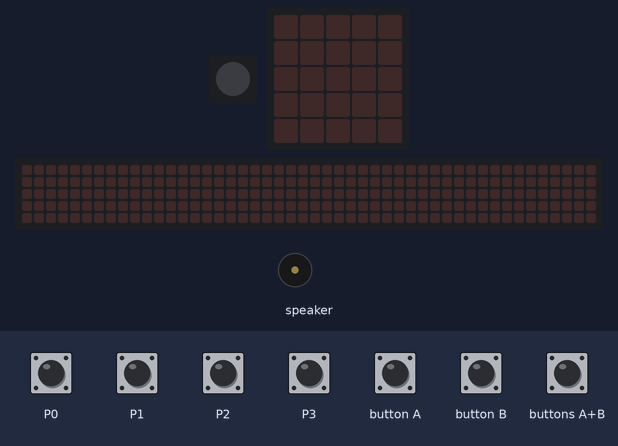
Simulated run of this program. Board: Calliope mini (MakeCode). Shown: 1 RGB LEDs in strip order, left to right, the board's 5×5 LED display, a strip that is not on the board, showing the scrolling text unrolled, buzzer (waves = sounding). The test bench sets the inputs (shaded band). Dim RGB values are drawn brighter than linear; the 48×5 strip is a reading aid, not a part: it shows the text the display is scrolling, unrolled, one strip-width of it at a time.

Above: at 1.2 s.
1.3 s: button A pressed for 0.15 s
4.3 s: buttons A+B pressed for 0.15 s
At 5.34 s:
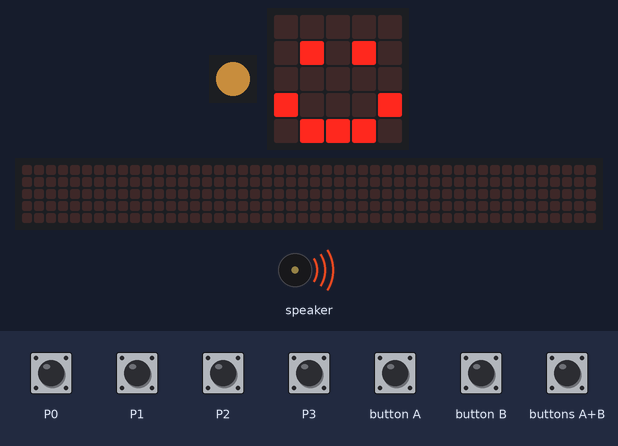
7.3 s: touch pin P0 pressed for 0.15 s
At 7.63 s:
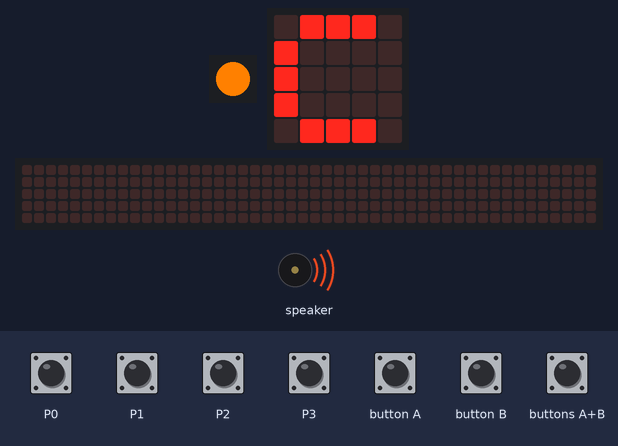
10.3 s: button B pressed for 0.15 s
At 10.92 s:
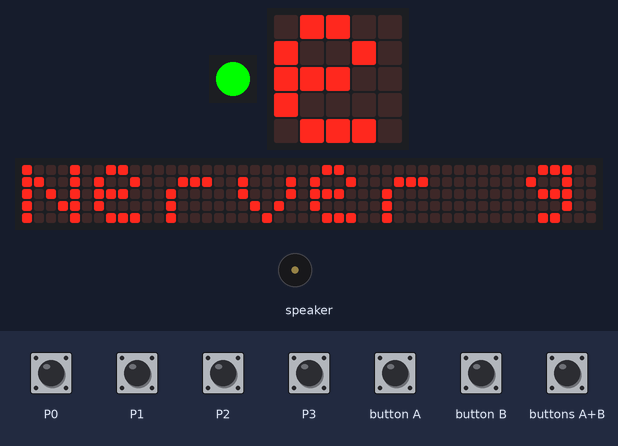
13.3 s: button A pressed for 0.15 s
At 13.51 s:
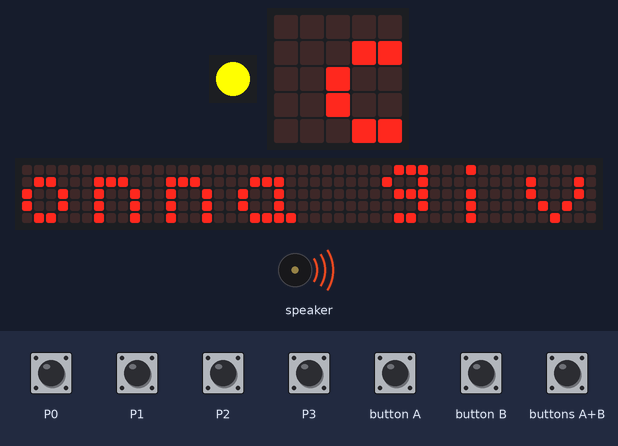
16.3 s: touch pin P1 pressed for 0.15 s
At 19.39 s:
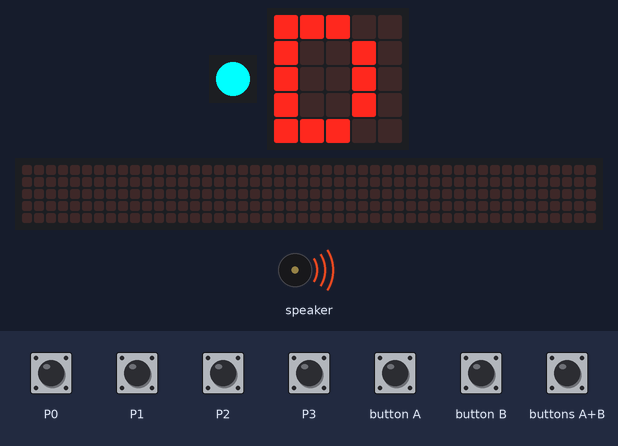
Timing chart, 0 to 27.7 s (numbered marks = the images above; inputs shaded):
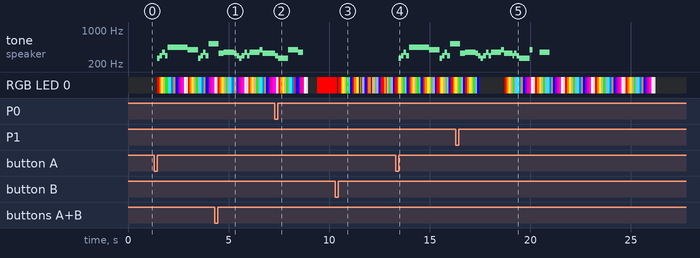

The program:

main.ts
```typescript
let linke_hand = 0
input.onPinTouchEvent(TouchPin.P1, input.buttonEventDown(), function () {
    basic.showLeds(`
        # # # . .
        # . . # .
        # . . # .
        # . . # .
        # # # . .
        `)
    music.playTone(294, music.beat(BeatFraction.Double))
})
input.onButtonEvent(Button.A, input.buttonEventClick(), function () {
    linke_hand = 1
    music.playTone(262, music.beat(BeatFraction.Quarter))
    music.playTone(294, music.beat(BeatFraction.Quarter))
    music.playTone(349, music.beat(BeatFraction.Quarter))
    music.playTone(294, music.beat(BeatFraction.Quarter))
    music.playTone(440, music.beat(BeatFraction.Whole))
    music.playTone(440, music.beat(BeatFraction.Whole))
    music.playTone(392, music.beat(BeatFraction.Whole))
    music.playTone(262, music.beat(BeatFraction.Quarter))
    music.playTone(294, music.beat(BeatFraction.Quarter))
    music.playTone(349, music.beat(BeatFraction.Quarter))
    music.playTone(294, music.beat(BeatFraction.Quarter))
    music.playTone(523, music.beat(BeatFraction.Whole))
    music.playTone(330, music.beat(BeatFraction.Half))
    music.playTone(349, music.beat(BeatFraction.Half))
    music.playTone(349, music.beat(BeatFraction.Half))
    music.playTone(330, music.beat(BeatFraction.Quarter))
    music.playTone(294, music.beat(BeatFraction.Quarter))
    music.playTone(262, music.beat(BeatFraction.Quarter))
    music.playTone(294, music.beat(BeatFraction.Quarter))
    music.playTone(349, music.beat(BeatFraction.Quarter))
    music.playTone(294, music.beat(BeatFraction.Quarter))
    music.playTone(349, music.beat(BeatFraction.Whole))
    music.playTone(392, music.beat(BeatFraction.Quarter))
    music.playTone(330, music.beat(BeatFraction.Whole))
    music.playTone(330, music.beat(BeatFraction.Quarter))
    music.playTone(294, music.beat(BeatFraction.Quarter))
    music.playTone(262, music.beat(BeatFraction.Whole))
    music.playTone(392, music.beat(BeatFraction.Whole))
    music.playTone(349, music.beat(BeatFraction.Whole))
})
input.onButtonEvent(Button.AB, input.buttonEventClick(), function () {
    basic.showIcon(IconNames.Happy)
    basic.pause(1000)
    basic.showIcon(IconNames.Sad)
    basic.pause(1000)
    basic.showLeds(`
        . . # . .
        . . # . .
        . # # # .
        . # # # #
        . # # # #
        `)
    basic.pause(200)
    basic.clearScreen()
    for (let index = 0; index < 3; index++) {
        basic.setLedColor(0xff0000)
        basic.pause(1000)
        basic.turnRgbLedOff()
        basic.pause(100)
    }
    for (let index = 0; index < 3; index++) {
        basic.setLedColor(0xff0000)
        basic.pause(500)
        basic.turnRgbLedOff()
        basic.pause(100)
    }
})
input.onButtonEvent(Button.B, input.buttonEventClick(), function () {
    for (let index = 0; index < 10; index++) {
        basic.setLedColor(0xff0000)
        basic.pause(100)
        basic.setLedColor(0xff8000)
        basic.pause(100)
        basic.setLedColor(0xffff00)
        basic.pause(100)
        basic.setLedColor(0xff9da5)
        basic.pause(100)
        basic.setLedColor(0x00ff00)
        basic.pause(100)
        basic.setLedColor(0xb09eff)
        basic.pause(100)
        basic.setLedColor(0x0000ff)
        basic.pause(100)
        basic.turnRgbLedOff()
    }
})
input.onPinTouchEvent(TouchPin.P0, input.buttonEventDown(), function () {
    basic.showLeds(`
        . # # # .
        # . . . .
        # . . . .
        # . . . .
        . # # # .
        `)
    music.playTone(262, music.beat(BeatFraction.Double))
})
input.onPinTouchEvent(TouchPin.P2, input.buttonEventDown(), function () {
    basic.showLeds(`
        . # # # .
        # . . . .
        # # # . .
        # . . . .
        . # # # .
        `)
    music.playTone(330, music.beat(BeatFraction.Double))
})
input.onPinTouchEvent(TouchPin.P3, input.buttonEventDown(), function () {
    basic.showLeds(`
        . # # # .
        # . . . .
        # # # . .
        # . . . .
        # . . . .
        `)
    music.playTone(349, music.beat(BeatFraction.Double))
})
basic.forever(function () {
    if (linke_hand > 0) {
        for (let index = 0; index < 5; index++) {
            basic.setLedColor(0xff0000)
            basic.pause(100)
            basic.setLedColor(0xff8000)
            basic.pause(100)
            basic.setLedColor(0xffff00)
            basic.pause(100)
            basic.setLedColor(0xff9da5)
            basic.pause(100)
            basic.setLedColor(0x00ff00)
            basic.pause(100)
            basic.setLedColor(0xb09eff)
            basic.pause(100)
            basic.setLedColor(0x00ffff)
            basic.pause(100)
            basic.setLedColor(0x007fff)
            basic.pause(100)
            basic.setLedColor(0x65471f)
            basic.pause(100)
            basic.setLedColor(0x0000ff)
            basic.pause(100)
            basic.setLedColor(0x7f00ff)
            basic.pause(100)
            basic.setLedColor(0xff0080)
            basic.pause(100)
            basic.setLedColor(0xff00ff)
            basic.pause(100)
            basic.setLedColor(0xffffff)
            basic.pause(100)
            basic.setLedColor(0x999999)
            basic.pause(100)
            basic.setLedColor(0x000000)
            basic.turnRgbLedOff()
        }
    }
    if (linke_hand > 0) {
        linke_hand = 0
        basic.showString("Nerver gonna give you up", 65)
    }
})
```

test.ts
```typescript
// Hier kann man Tests durchführen; diese Datei wird nicht kompiliert, wenn dieses Paket als Erweiterung verwendet wird.
```

Measured:
- after the input at 1.3 s, tone on speaker: plays 262 Hz for 0.13 s, 294 Hz for 0.13 s, 349 Hz for 0.13 s, 294 Hz for 0.13 s, 440 Hz for 1.0 s, 392 Hz for 0.51 s … (11 notes in this stretch), starting after 0.15 s
- after the input at 4.3 s, the display: first differs from a run without the input after 0.16 s (image 1 shows a later state)
- after the input at 7.3 s, the display: first changes after 0.06 s (image 2 shows a later state)
- after the input at 13.3 s, tone on speaker: plays 262 Hz for 0.13 s, 294 Hz for 0.13 s, 349 Hz for 0.13 s, 294 Hz for 0.13 s, 440 Hz for 1.0 s, 392 Hz for 0.51 s … (11 notes in this stretch), starting after 0.15 s
- after the input at 16.3 s, the display: first differs from a run without the input after 2.4 s (image 5 shows a later state)
